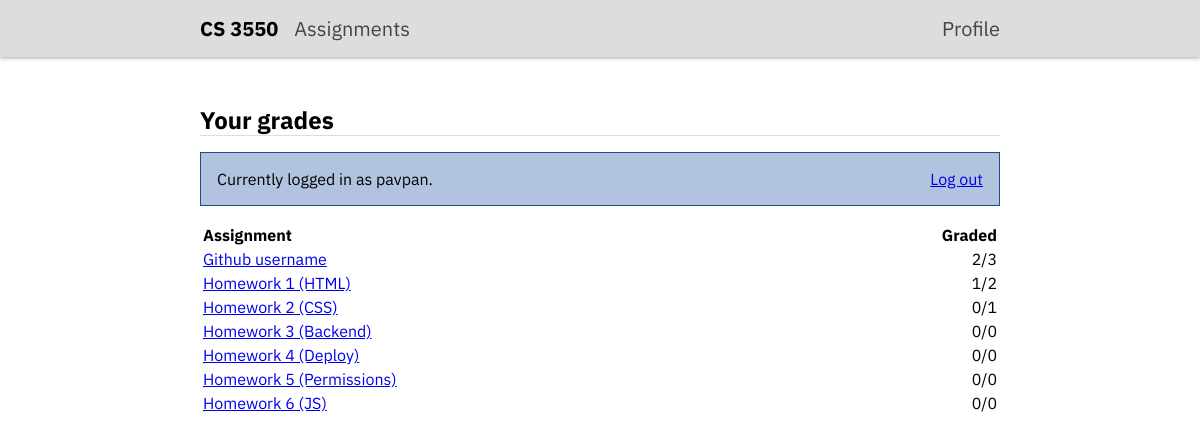
/profile/ (signed in), run on the app's committed database.
### grades/models.py (models this page shows)
class Assignment(models.Model):
    title = models.CharField(max_length=200)
    description = models.TextField(blank=True)
    deadline = models.DateTimeField()
    weight = models.IntegerField(default=100)
    points = models.IntegerField(default=100)

### grades/views.py (the view, shortened to what this page needs)
# urls.py: path("profile/", views.profile),
@login_required
def profile(request):
    assignments = models.Assignment.objects.order_by("deadline")
    assignments.annotate(status=Value("Not Due", output_field=CharField()))
    mySubmissions = []
    gradedSubmissions = []
    totalPoints = 0
    studentsPoints = 0
    for assignment in assignments:
        if(is_superuser(request.user)):
            mySubmissions = assignment.submission_set.all().count()
            gradedSubmissions = assignment.submission_set.all().exclude(score = None).count()
            if assignment.deadline < timezone.now():
                assignment.status = str(gradedSubmissions) + "/" + str(mySubmissions)
            else:
                assignment.status = "Not Due"
        if(totalPoints == 0):
            totalGrade = 100
        else:
            totalGrade = studentsPoints / totalPoints * 100
    context = {
        'assignments': assignments,
        'mysubmissions': mySubmissions,
        'gradedsubmissions': gradedSubmissions,
        'user': request.user,
        'totalgrade': totalGrade,
        'is_student': is_student(request.user),
    }
    return render(request, 'profile.html', context)

### grades/views.py (called while the page is built)
def is_student(user):
    return user.groups.filter(name="Students").exists()

def is_ta(user):
    return user.groups.filter(name="Teaching Assistants").exists()

def is_superuser(user):
    return user.is_superuser

### grades/templates/profile.html (shortened to what this page needs)
{% include "header.html" with title="Grades - CS 3550" %}
<main>
    <div class="title">
        <h2>Your grades</h2>
    </div>
    <div class="action-card">
        <div>
            <p>Currently logged in as {{user}}.</p>
            <a href="/profile/logout" role="button">Log out</a>
        </div>
    </div>
    <table>
        <thead>
            <tr>
                <th>Assignment</th>
                {% if is_student %}
                <th class="numbercolumn sortable">Score</th>
                {% else %}
                <th class="numbercolumn sortable">Graded</th>
                {% endif %}
            </tr>
        </thead>
        {% for assignment in assignments %}
        <tr data-index="{{forloop.counter}}">
            <td><a href="/{{assignment.id}}" title="links to assignment {{assignment.id}}">{{assignment.title}}</a></td>
            <td class="numbercolumn" data-value="{{assignment.status}}" data-weight="{{assignment.weight}}">{{assignment.status}}</td>
        </tr>
        {% endfor %}
    </table>
</main>

### static/main.css (style rules this page uses)
* { font-family: 'IBM Plex Sans', sans-serif; line-height: 1.25; font-size: 100%; }
tr { line-height: 1.5; }
h2 { font-size: 150%; border-bottom: 1px solid #ddd; }
.action-card { background-color: #b1c3de; margin-bottom: 1rem; border: 1px solid #204a87; }
.action-card div { display: flex; justify-content: space-between; margin: 0; padding: 1rem; }
div h2 { margin:0; }
.title { margin-bottom: 1rem; }
div p { margin: 0; }
p { margin-bottom: 1rem; }
table { width: 100%; }
.numbercolumn { text-align: right; }
th { text-align: left; }
main { max-width: 50rem; margin: auto; padding-right: 1rem; padding-left: 1rem; }
th.sortable { cursor: pointer; }

### data on the page
Assignment: title "Github username", status "2/3"
Assignment: title "Homework 1 (HTML)", status "1/2"
Assignment: title "Homework 2 (CSS)", status "0/1"
Assignment: title "Homework 3 (Backend)", status "0/0"
Assignment: title "Homework 4 (Deploy)", status "0/0"
Assignment: title "Homework 5 (Permissions)", status "0/0"
Assignment: title "Homework 6 (JS)", status "0/0"

### other printed values
{{ user }} "pavpan"
